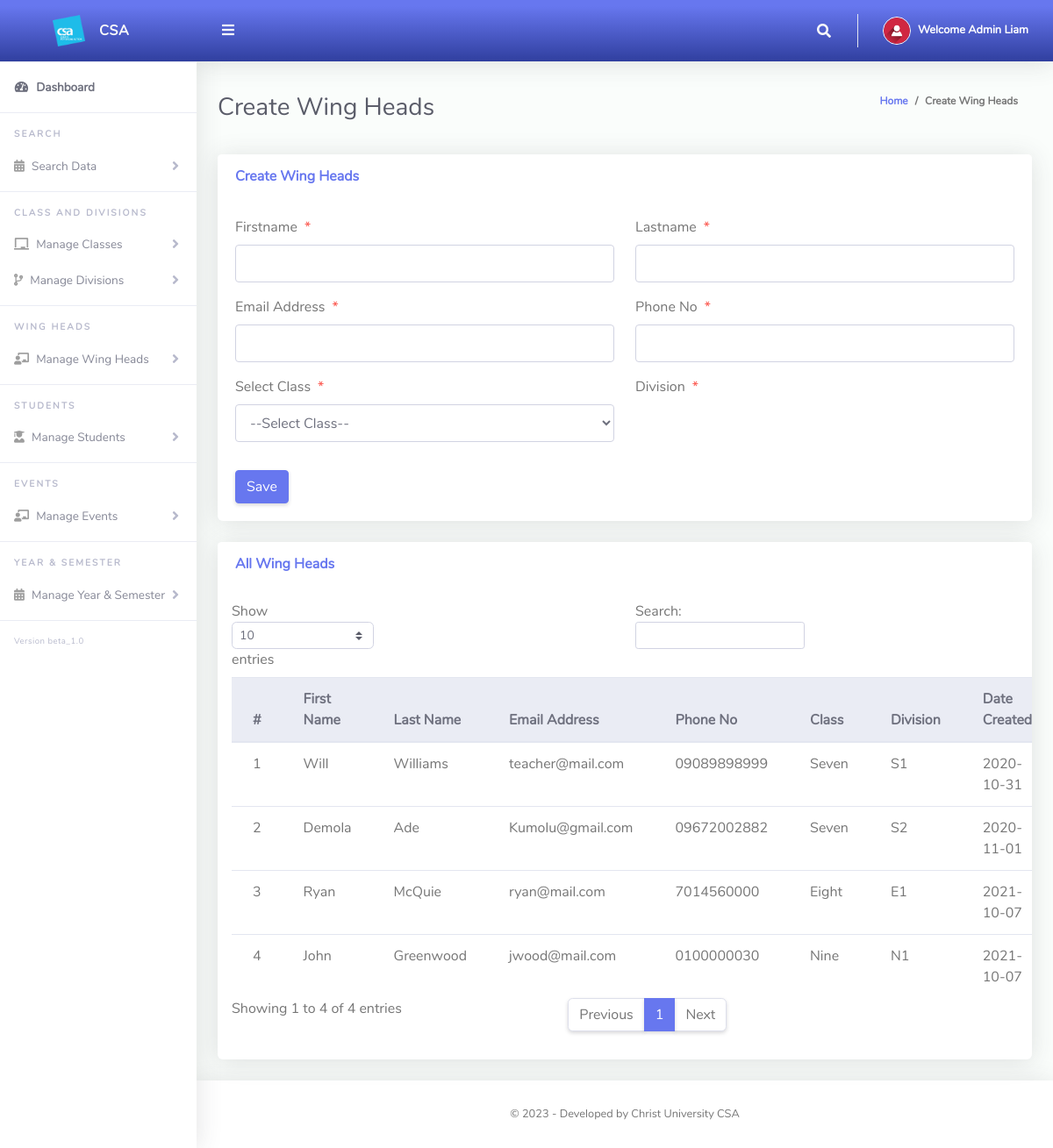
Page /Admin/createWingHead.php (signed in) on the committed database.
### tables this page shows
CREATE TABLE `tbleventhead` (
  `Id` int(10) NOT NULL,
  `firstName` varchar(255) NOT NULL,
  `lastName` varchar(255) NOT NULL,
  `emailAddress` varchar(255) NOT NULL,
  `password` varchar(255) NOT NULL,
  `phoneNo` varchar(50) NOT NULL,
  `classId` varchar(10) NOT NULL,
  `classArmId` varchar(10) NOT NULL,
  `dateCreated` varchar(50) NOT NULL
);

CREATE TABLE `tblclass` (
  `Id` int(10) NOT NULL,
  `className` varchar(255) NOT NULL
);

CREATE TABLE `tblclassdivision` (
  `Id` int(10) NOT NULL,
  `classId` varchar(10) NOT NULL,
  `classArmName` varchar(255) NOT NULL,
  `isAssigned` varchar(10) NOT NULL
);

### Admin/createWingHead.php (the view, shortened to what this page needs)
<?php
include '../Includes/dbcon.php';
?>
<!DOCTYPE html>
<html lang="en">
<head>
  <link href="../vendor/fontawesome-free/css/all.min.css" rel="stylesheet" type="text/css">
  <link href="../vendor/bootstrap/css/bootstrap.min.css" rel="stylesheet" type="text/css">
  <link href="css/ruang-admin.min.css" rel="stylesheet">
</head>
<body id="page-top">
  <div id="wrapper">
    <?php include "Includes/sidebar.php"; ?>
    <div id="content-wrapper" class="d-flex flex-column">
      <div id="content">
        <?php include "Includes/topbar.php"; ?>
        <div class="container-fluid" id="container-wrapper">
          <div class="d-sm-flex align-items-center justify-content-between mb-4">
            <h1 class="h3 mb-0 text-gray-800">Create Wing Heads</h1>
            <ol class="breadcrumb">
              <li class="breadcrumb-item"><a href="./">Home</a></li>
              <li class="breadcrumb-item active" aria-current="page">Create Wing Heads</li>
            </ol>
          </div>
          <div class="row">
            <div class="col-lg-12">
              <div class="card mb-4">
                <div class="card-header py-3 d-flex flex-row align-items-center justify-content-between">
                  <h6 class="m-0 font-weight-bold text-primary">Create Wing Heads</h6>
                </div>
                <div class="card-body">
                  <form method="post">
                    <div class="form-group row mb-3">
                      <div class="col-xl-6">
                        <label class="form-control-label">Firstname<span class="text-danger ml-2">*</span></label>
                        <input type="text" class="form-control" required name="firstName" value="<?php echo $row['firstName']; ?>" id="exampleInputFirstName">
                      </div>
                      <div class="col-xl-6">
                        <label class="form-control-label">Lastname<span class="text-danger ml-2">*</span></label>
                        <input type="text" class="form-control" required name="lastName" value="<?php echo $row['lastName']; ?>" id="exampleInputFirstName">
                      </div>
                    </div>
                    <div class="form-group row mb-3">
                      <div class="col-xl-6">
                        <label class="form-control-label">Email Address<span class="text-danger ml-2">*</span></label>
                        <input type="email" class="form-control" required name="emailAddress" value="<?php echo $row['emailAddress']; ?>" id="exampleInputFirstName">
                      </div>
                      <div class="col-xl-6">
                        <label class="form-control-label">Phone No<span class="text-danger ml-2">*</span></label>
                        <input type="text" class="form-control" name="phoneNo" value="<?php echo $row['phoneNo']; ?>" id="exampleInputFirstName">
                      </div>
                    </div>
                    <div class="form-group row mb-3">
                      <div class="col-xl-6">
                        <label class="form-control-label">Select Class<span class="text-danger ml-2">*</span></label>
                        <?php
                        $qry = "SELECT * FROM tblclass ORDER BY className ASC";
                        $result = $conn->query($qry);
                        $num = $result->num_rows;
                        if ($num > 0) {
                          echo ' <select required name="classId" onchange="classArmDropdown(this.value)" class="form-control mb-3">';
                          echo '<option value="">--Select Class--</option>';
                          echo '</select>';
                        }
                        ?>
                      </div>
                      <div class="col-xl-6">
                        <label class="form-control-label">Division<span class="text-danger ml-2">*</span></label>
                      </div>
                    </div>
                    <?php
                    if (isset($Id)) {
                    ?>
                      <button type="submit" name="update" class="btn btn-warning">Update</button>
                      &nbsp;&nbsp;&nbsp;&nbsp;&nbsp;&nbsp;&nbsp;&nbsp;&nbsp;&nbsp;
                    <?php
                    } else {
                    ?>
                      <button type="submit" name="save" class="btn btn-primary">Save</button>
                    <?php
                    }
                    ?>
                  </form>
                </div>
              </div>
              <div class="row">
                <div class="col-lg-12">
                  <div class="card mb-4">
                    <div class="card-header py-3 d-flex flex-row align-items-center justify-content-between">
                      <h6 class="m-0 font-weight-bold text-primary">All Wing Heads</h6>
                    </div>
                    <div class="table-responsive p-3">
                      <table class="table align-items-center table-flush table-hover" id="dataTableHover">
                        <thead class="thead-light">
                          <tr>
                            <th>#</th>
                            <th>First Name</th>
                            <th>Last Name</th>
                            <th>Email Address</th>
                            <th>Phone No</th>
                            <th>Class</th>
                            <th>Division</th>
                            <th>Date Created</th>
                          </tr>
                        </thead>
                        <tbody>
                          <?php
                          $query = "SELECT tbleventhead.Id,tblclass.className,tblclassdivision.classArmName,tblclassdivision.Id AS classArmId,tbleventhead.firstName,
                      tbleventhead.lastName,tbleventhead.emailAddress,tbleventhead.phoneNo,tbleventhead.dateCreated
                      FROM tbleventhead
                      INNER JOIN tblclass ON tblclass.Id = tbleventhead.classId
                      INNER JOIN tblclassdivision ON tblclassdivision.Id = tbleventhead.classArmId";
                          $rs = $conn->query($query);
                          $num = $rs->num_rows;
                          $sn = 0;
                          if ($num > 0) {
                            while ($rows = $rs->fetch_assoc()) {
                              $sn = $sn + 1;
                              echo "
                              <tr>
                                <td>" . $sn . "</td>
                                <td>" . $rows['firstName'] . "</td>
                                <td>" . $rows['lastName'] . "</td>
                                <td>" . $rows['emailAddress'] . "</td>
                                <td>" . $rows['phoneNo'] . "</td>
                                <td>" . $rows['className'] . "</td>
                                <td>" . $rows['classArmName'] . "</td>
                                 <td>" . $rows['dateCreated'] . "</td>
                                <td>
                                <a href='?action=delete&Id=" . $rows['Id'] . "&classArmId=" . $rows['classArmId'] . "'><i class='fas fa-fw fa-trash'></i></a>
                                <a href='?action=edit&Id=" . $rows['Id'] . "'><i class='fas fa-fw fa-edit'></i></a>
                                <a href='?action=update_pass&Id=" . $rows['Id'] . "'><i class='fas fa-fw fa-edit'></i></a>
                                </td>
                              </tr>";
                            }
                          } else {
                            echo
                            "<div class='alert alert-danger' role='alert'>
                            No Record Found!
                            </div>";
                          }
                          ?>
                        </tbody>
                      </table>
                    </div>
                  </div>
                </div>
              </div>
            </div>
          </div>
        </div>
        <?php include "Includes/footer.php"; ?>
      </div>
    </div>
</body>
</html>

### Admin/Includes/topbar.php (shortened to what this page needs)
<?php
  $query = "SELECT * FROM tbladmin WHERE Id = ".$_SESSION['userId']."";
  $rs = $conn->query($query);
  $rows = $rs->fetch_assoc();
  $fullName = $rows['firstName']." ".$rows['lastName'];
?>
<nav class="navbar navbar-expand navbar-light bg-gradient-primary topbar mb-4 static-top">
          <button id="sidebarToggleTop" class="btn btn-link rounded-circle mr-3">
            <i class="fa fa-bars"></i>
          </button>
          <ul class="navbar-nav ml-auto">
            <li class="nav-item dropdown no-arrow">
              <a class="nav-link dropdown-toggle" href="#" id="searchDropdown" role="button" data-toggle="dropdown"
                aria-haspopup="true" aria-expanded="false">
                <i class="fas fa-search fa-fw"></i>
              </a>
            </li>
            <li class="nav-item dropdown no-arrow">
              <a class="nav-link dropdown-toggle" href="#" id="userDropdown" role="button" data-toggle="dropdown"
                aria-haspopup="true" aria-expanded="false">
                <img class="img-profile rounded-circle" src="img/user-icn.png" style="max-width: 60px">
                <span class="ml-2 d-none d-lg-inline text-white small"><b>Welcome <?php echo $fullName;?></b></span>
              </a>
            </li>
          </ul>
        </nav>

### rows in the picture
tbleventhead: firstName "Will", lastName "Williams", emailAddress "teacher@mail.com", phoneNo "09089898999", classId.className "Seven", tblclassdivision.classArmName "S1", dateCreated "2020-10-31"
tbleventhead: firstName "Demola", lastName "Ade", emailAddress "Kumolu@gmail.com", phoneNo "09672002882", classId.className "Seven", tblclassdivision.classArmName "S2", dateCreated "2020-11-01"
tbleventhead: firstName "Ryan", lastName "McQuie", emailAddress "ryan@mail.com", phoneNo "7014560000", classId.className "Eight", tblclassdivision.classArmName "E1", dateCreated "2021-10-07"
tbleventhead: firstName "John", lastName "Greenwood", emailAddress "jwood@mail.com", phoneNo "0100000030", classId.className "Nine", tblclassdivision.classArmName "N1", dateCreated "2021-10-07"

### other values in the picture
$fullName "Admin Liam"
